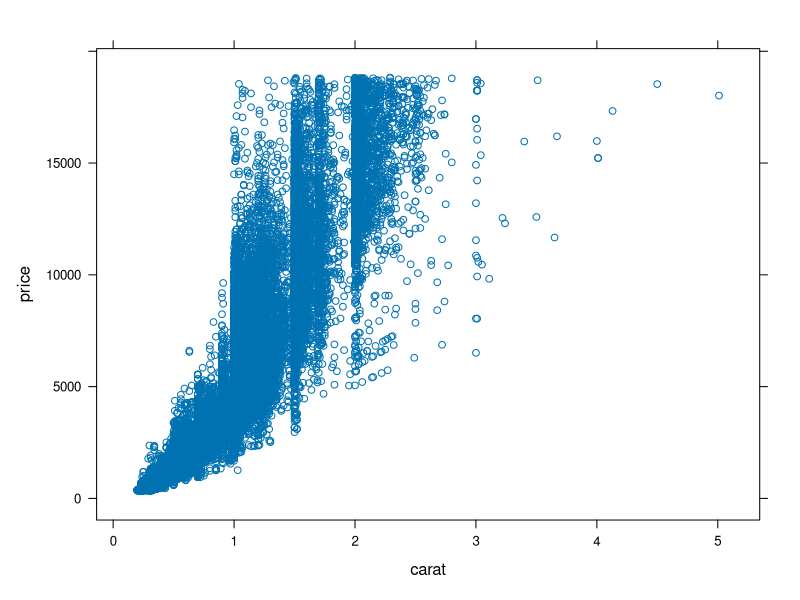
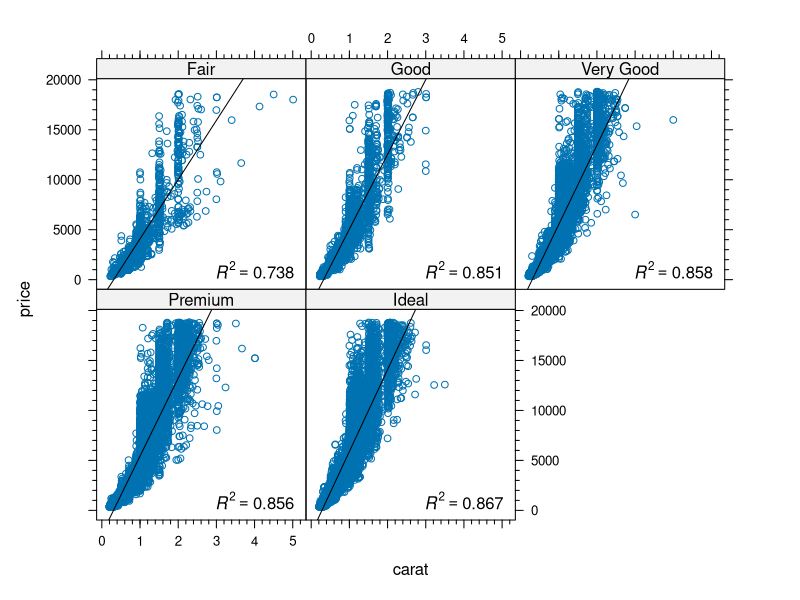
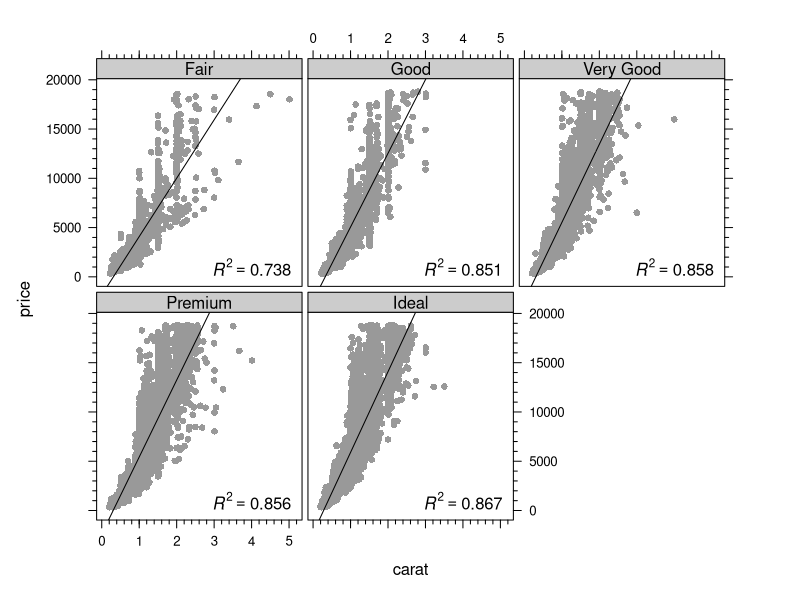
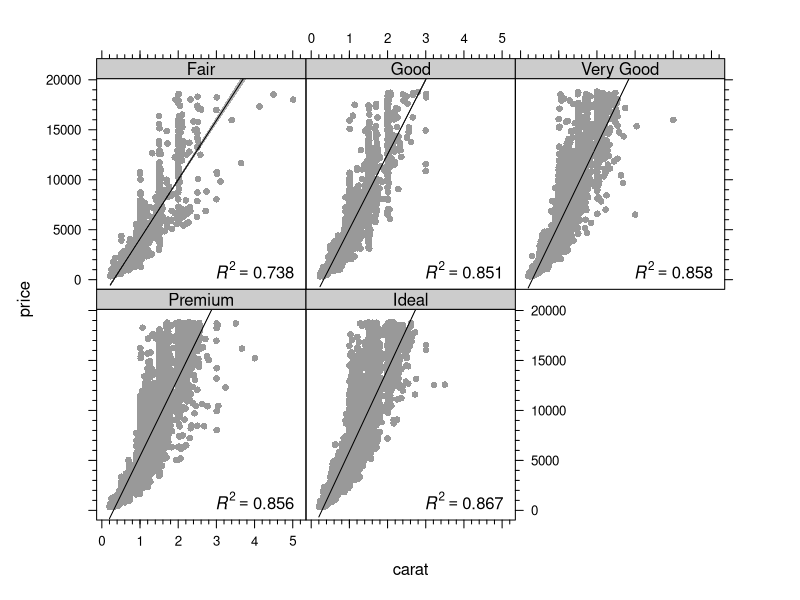

Write the R code that produced these figures, in order. (Note: this script raises an error after producing the figures.)
## ---- chunk 1
library(knitr)
## ---- chunk 2
knit_hooks$set(plot = function(x, options) {
  paste('<figure><img src="',
        opts_knit$get('base.url'), paste(x, collapse = '.'),
        '"><figcaption>', options$fig.cap, '</figcaption></figure>',
        sep = '')
})

fn = local({
  i = 0
  function(x) {
    i <<- i + 1
    paste('Figure ', i, ': ', x, sep = '')
  }
})
## ---- chunk 3
### here's a rather handy way of loading all packages that you need
### for your code to work in one go
libs <- c('ggplot2', 'latticeExtra', 'gridExtra', 'MASS', 
          'colorspace', 'plyr', 'Hmisc', 'scales')
lapply(libs, require, character.only = T)

### load the diamonds data set (comes with ggplot2)
data(diamonds)
## ---- chunk 4
str(diamonds)
## ---- chunk 5
diamonds.cheap <- subset(diamonds, price < 1000)
## ---- chunk 6
str(diamonds.cheap)
## ---- chunk 7
diamonds.premium <- subset(diamonds, cut == "Premium")
str(diamonds.premium)
## ---- chunk 8
diamonds.premium.and.cheap <- subset(diamonds, cut == "Premium" & 
                                   price <= 1000)
## ---- chunk 9
diamonds.premium.or.cheap <- subset(diamonds, cut == "Premium" | 
                                   price <= 1000)
## ---- chunk 10
str(diamonds.premium.and.cheap)
str(diamonds.premium.or.cheap)
## ---- chunk 11
ave.price.cut <- aggregate(diamonds$price, by = list(diamonds$cut), 
                           FUN = mean)
### by = ... needs a list, even if there is only one entry
## ---- chunk 12
ave.price.cut
## ---- chunk 13
ave.n.cut.color <- aggregate(diamonds$price, 
                             by = list(diamonds$cut,
                                       diamonds$color), 
                             FUN = length)
ave.n.cut.color
## ---- chunk 14
names(ave.n.cut.color) <- c("cut", "color", "n")
str(ave.n.cut.color)
## ---- chunk 15
sort(ave.n.cut.color$n)
## ---- chunk 16
ave.n.cut.color <- ave.n.cut.color[order(ave.n.cut.color$cut), ]
ave.n.cut.color
## ---- chunk 17
ave.n.cut.color <- ave.n.cut.color[order(ave.n.cut.color$cut,
                                         ave.n.cut.color$n), ]
ave.n.cut.color
## ---- chunk 18
ave.n.cut.color.price <- merge(ave.n.cut.color, ave.price.cut, 
                               by.x = "cut", by.y = "Group.1")
ave.n.cut.color.price
## ---- chunk 19
names(ave.price.cut) <- c("cut", "price")

set.seed(12)

df3 <- data.frame(cut = ave.price.cut$cut,
                  var1 = rnorm(nrow(ave.price.cut), 10, 2),
                  var2 = rnorm(nrow(ave.price.cut), 100, 20))

ave.n.cut.color.price <- Reduce(function(...) merge(..., all=T), 
                                list(ave.n.cut.color, 
                                     ave.price.cut,
                                     df3))
ave.n.cut.color.price
## ---- chunk 20
scatter.lattice <- xyplot(price ~ carat, data = diamonds)

scatter.lattice
## ---- chunk 21
scatter.lattice <- xyplot(price ~ carat | cut, 
                          data = diamonds, 
                          panel = function(x, y, ...) {
                            panel.xyplot(x, y, ...)
                            lm1 <- lm(y ~ x)
                            lm1sum <- summary(lm1)
                            r2 <- lm1sum$adj.r.squared
                            panel.abline(a = lm1$coefficients[1], 
                                         b = lm1$coefficients[2])
                            panel.text(labels = 
                                         bquote(italic(R)^2 == 
                                                  .(format(r2, 
                                                           digits = 3))),
                                       x = 4, y = 1000)
                            },
                          xscale.components = xscale.components.subticks,
                          yscale.components = yscale.components.subticks,
                          as.table = TRUE)

scatter.lattice
## ---- chunk 22
my.theme <- trellis.par.get()
my.theme$strip.background$col <- "grey80"
my.theme$plot.symbol$pch <- 16
my.theme$plot.symbol$col <- "grey60"
my.theme$plot.polygon$col <- "grey90"

l.sc <- update(scatter.lattice, par.settings = my.theme, 
               layout = c(3, 2),
               between = list(x = 0.3, y = 0.3))

print(l.sc)
## ---- chunk 23
scatter.lattice <- xyplot(price ~ carat | cut, 
                          data = diamonds, 
                          panel = function(x, y, ...) {
                            panel.xyplot(x, y, ...)
                            lm1 <- lm(y ~ x)
                            lm1sum <- summary(lm1)
                            r2 <- lm1sum$adj.r.squared
                            panel.text(labels = 
                                         bquote(italic(R)^2 == 
                                                  .(format(r2, 
                                                           digits = 3))),
                                       x = 4, y = 1000)
                            panel.smoother(x, y, method = "lm", 
                                           col = "black", 
                                           col.se = "black",
                                           alpha.se = 0.3)
                            },
                          xscale.components = xscale.components.subticks,
                          yscale.components = yscale.components.subticks,
                          as.table = TRUE)

l.sc <- update(scatter.lattice, par.settings = my.theme)

print(l.sc)
## ---- chunk 24
clrs.spec <- colorRampPalette(rev(brewer.pal(11, "Spectral")))
clrs.hcl <- function(n) {
  hcl(h = seq(230, 0, length.out = n), 
      c = 60, l = seq(10, 90, length.out = n), 
      fixup = TRUE)
  }

### function to plot a colour palette
pal <- function(col, border = "transparent", ...)
{
 n <- length(col)
 plot(0, 0, type="n", xlim = c(0, 1), ylim = c(0, 1),
      axes = FALSE, xlab = "", ylab = "", ...)
 rect(0:(n-1)/n, 0, 1:n/n, 1, col = col, border = border)
}
## ---- chunk 25
pal(clrs.spec(100))
## ---- chunk 26
pal(desaturate(clrs.spec(100)))
## ---- chunk 27
pal(rainbow(100))
## ---- chunk 28
pal(desaturate(rainbow(100)))
## ---- chunk 29
pal(clrs.hcl(100))
## ---- chunk 30
pal(desaturate(clrs.hcl(100)))
## ---- chunk 31
xy <- kde2d(x = diamonds$carat, y = diamonds$price, n = 100) 
xy.tr <- con2tr(xy)
offset <- max(xy.tr$z) * 0.2
z.range <- seq(min(xy.tr$z), max(xy.tr$z) + offset, offset * 0.01)

l.sc <- update(scatter.lattice, aspect = 1, par.settings = my.theme, 
               between = list(x = 0.3, y = 0.3),
               panel=function(x,y) {
                 xy <- kde2d(x,y, n = 100) 
                 xy.tr <- con2tr(xy)                 
                 panel.levelplot(xy.tr$x, xy.tr$y, xy.tr$z, asp = 1,
                                 subscripts = seq(nrow(xy.tr)), 
                                 contour = FALSE, region = TRUE, 
                                 col.regions = c("white", 
                                                 rev(clrs.hcl(10000))),
                                 at = z.range)
                 lm1 <- lm(y ~ x)
                 lm1sum <- summary(lm1)
                 r2 <- lm1sum$adj.r.squared
                 panel.abline(a = lm1$coefficients[1], 
                              b = lm1$coefficients[2])
                 panel.text(labels = 
                              bquote(italic(R)^2 == 
                                       .(format(r2, digits = 3))),
                            x = 4, y = 1000)
                 #panel.xyplot(x,y) 
                 } 
               ) 

print(l.sc)
## ---- chunk 32
l.sc.smooth <- update(scatter.lattice, aspect = 1, 
                      par.settings = my.theme, 
                      between = list(x = 0.3, y = 0.3),
                      panel = panel.smoothScatter)

print(l.sc.smooth)
## ---- chunk 33
scatter.ggplot <- ggplot(aes(x = carat, y = price), data = diamonds)

g.sc <- scatter.ggplot + geom_point()

print(g.sc)
## ---- chunk 34
g.sc <- scatter.ggplot + 
  geom_point() +
  facet_wrap(~ cut)

print(g.sc)
## ---- chunk 35
g.sc <- scatter.ggplot + 
  #geom_tile() +
  geom_point(colour = "grey60") +
  facet_wrap(~ cut, nrow = 2, ncol = 3) +
  theme_bw() +
  stat_smooth(method = "lm", se = TRUE, 
              fill = "black", colour = "black")

print(g.sc)
## ---- chunk 36
g.sc <- scatter.ggplot + 
  geom_tile() +
  #geom_point(colour = "grey60") +
  facet_wrap(~ cut, nrow = 3, ncol = 2) +
  theme_bw() +
  stat_density2d(aes(fill = ..density..), n = 100,
                 geom = "tile", contour = FALSE) +
  scale_fill_gradientn(colours = c("white",
                                   rev(clrs.hcl(100)))) +
  stat_smooth(method = "lm", se = FALSE, colour = "black") +
  coord_fixed(ratio = 5/30000)

print(g.sc)
## ---- chunk 37
bw.lattice <- bwplot(price ~ color, data = diamonds)

bw.lattice
## ---- chunk 38
bw.theme <- trellis.par.get()
bw.theme$box.dot$pch <- "|"
bw.theme$box.rectangle$col <- "black"
bw.theme$box.rectangle$lwd <- 2
bw.theme$box.rectangle$fill <- "grey90"
bw.theme$box.umbrella$lty <- 1
bw.theme$box.umbrella$col <- "black"
bw.theme$plot.symbol$col <- "grey40"
bw.theme$plot.symbol$pch <- "*"
bw.theme$plot.symbol$cex <- 2
bw.theme$strip.background$col <- "grey80"

l.bw <- update(bw.lattice, par.settings = bw.theme)

print(l.bw)
## ---- chunk 39
bw.lattice <- bwplot(price ~ color | cut, data = diamonds,
                     asp = 1, as.table = TRUE, varwidth = TRUE)
l.bw <- update(bw.lattice, par.settings = bw.theme, xlab = "color", 
               fill = clrs.hcl(7),
               xscale.components = xscale.components.subticks,
               yscale.components = yscale.components.subticks)

print(l.bw)
## ---- chunk 40
bw.ggplot <- ggplot(diamonds, aes(x = color, y = price))

g.bw <- bw.ggplot + geom_boxplot()

print(g.bw)
## ---- chunk 41
bw.ggplot <- ggplot(diamonds, aes(x = color, y = price))

g.bw <- bw.ggplot + 
  geom_boxplot(fill = "grey90") +
  theme_bw() +
  facet_wrap(~ cut)

print(g.bw)
## ---- chunk 42
w <- sqrt(table(diamonds$color)/nrow(diamonds))
### standardise w to maximum value
w <- w / max(w)

g.bw <- bw.ggplot + 
  facet_wrap(~ cut) +
  llply(unique(diamonds$color), 
        function(i) geom_boxplot(fill = clrs.hcl(7)[i],
                                 width = w[i], outlier.shape = "*",
                                 outlier.size = 3,
                                 data = subset(diamonds, color == i))) +
  theme_bw()

print(g.bw)
## ---- chunk 43
hist.lattice <- histogram(~ price, data = diamonds)
hist.lattice
## ---- chunk 44
dens.lattice <- densityplot(~ price, data = diamonds)
dens.lattice
## ---- chunk 45
hist.lattice <- histogram(~ price | color, 
                          data = diamonds,
                          as.table = TRUE,
                          par.settings = my.theme)

l.his <- hist.lattice

print(l.his)
## ---- chunk 46
dens.lattice <- densityplot(~ price | cut + color, 
                            data = diamonds,
                            as.table = TRUE,
                            par.settings = my.theme,
                            plot.points = FALSE,
                            between = list(x = 0.2, y = 0.2),
                            scales = list(x = list(rot = 45)))

l.den <- useOuterStrips(dens.lattice)

print(l.den)
## ---- chunk 47
hist.ggplot <- ggplot(diamonds, aes(x = price))

g.his <- hist.ggplot +
  geom_histogram()

print(g.his)
## ---- chunk 48
dens.ggplot <- ggplot(diamonds, aes(x = price))

g.den <- dens.ggplot +
  geom_density(fill = "black", alpha = 0.5)

print(g.den)
## ---- chunk 49
g.his <- hist.ggplot +
  geom_histogram(aes(y = ..ncount..)) +
  scale_y_continuous(labels = percent_format()) +
  facet_grid(color ~ cut) + 
  ylab("Percent")

print(g.his)
## ---- chunk 50
dens.ggplot <- ggplot(diamonds, aes(x = price))

g.den <- dens.ggplot +
  geom_density(fill = "black", alpha = 0.5) +
  facet_grid(color ~ cut) +
  theme_bw() +
  theme(axis.text.x = element_text(angle = 45, hjust = 1))

print(g.den)
## ---- chunk 51
my.theme$dot.symbol$col <- "black"
my.theme$dot.symbol$cex <- 1.5
my.theme$plot.line$col <- "black"
my.theme$plot.line$lwd <- 1.5

dmod <- lm(price ~ cut, data = diamonds)
cuts <- data.frame(cut = unique(diamonds$cut), 
                   predict(dmod, data.frame(cut = unique(diamonds$cut)), 
                           se = TRUE)[c("fit", "se.fit")])

errbar.lattice <- Hmisc::Dotplot(cut ~ Cbind(fit, 
                                             fit + se.fit, 
                                             fit - se.fit),
                                 data = cuts, 
                                 par.settings = my.theme)

l.err <- errbar.lattice

print(l.err)
## ---- chunk 52
errbar.ggplot <- ggplot(cuts, aes(cut, fit, ymin = fit - se.fit, 
                                  ymax=fit + se.fit))
g.err <- errbar.ggplot + 
  geom_pointrange() +
  coord_flip() +
  theme_classic()

print(g.err)
## ---- chunk 53
g.err <- errbar.ggplot + 
  geom_bar(fill = "grey80") +
  geom_errorbar(width = 0.2) +
  coord_flip() +
  theme_classic()

print(g.err)
## ---- chunk 54
errbar.ggplot.facets <- ggplot(diamonds, aes(x = color, y = price))

### function to calculate the standard error of the mean
se <- function(x) sd(x)/sqrt(length(x))

### function to be applied to each panel/facet
my.fun <- function(x) {
  data.frame(ymin = mean(x) - se(x), 
             ymax = mean(x) + se(x), 
             y = mean(x))
  }

g.err.f <- errbar.ggplot.facets + 
  stat_summary(fun.y = mean, geom = "bar", 
               fill = clrs.hcl(7)) + 
  stat_summary(fun.data = my.fun, geom = "linerange") + 
  facet_wrap(~ cut) +
  theme_bw()

print(g.err.f)

## ---- chunk 55
## this is needed to keep the graphical device open so that we can build 
## our layered grid figure
opts_knit$set(global.device = TRUE)
## ---- chunk 56
grid.newpage()
## ---- chunk 57
grid.rect()
grid.text("this is the root vp", x = 0.5, y = 1, 
          just = c("centre", "top"))

our.first.vp <- viewport(x = 0.5, y = 0.5, 
                         height = 0.5, width = 0.5,
                         just = c("centre", "centre"))

pushViewport(our.first.vp)

grid.rect(gp = gpar(fill = "pink"))
grid.text("this is our first vp", x = 0.5, y = 1, 
          just = c("centre", "top"))
## ---- chunk 58
our.first.vp <- viewport(x = 0.5, y = 0.5, 
                         height = 0.5, width = 0.5,
                         just = c("centre", "centre"))

pushViewport(our.first.vp)

grid.rect(gp = gpar(fill = "cornflowerblue"))
## ---- chunk 59
for (i in 1:10) {
  our.first.vp <- viewport(x = 0.5, y = 0.5, 
                           height = 0.5, width = 0.5,
                           just = c("centre", "centre"))
  
  pushViewport(our.first.vp)
  
  grid.circle(gp = gpar(fill = "cornflowerblue"))
  }
## ---- chunk 60
upViewport(12)

current.viewport()
## ---- chunk 61
top.left.vp <- viewport(x = 0.25, y = 0.75, 
                        height = 0.25, width = 0.25,
                        just = c("right", "bottom"))

pushViewport(top.left.vp)

grid.rect(gp = gpar(fill = "grey", alpha = 0.5))
## ---- chunk 62
## close the graphical device again
opts_knit$set(global.device = FALSE)
## ---- chunk 63
### clear plot area
grid.newpage()

### define first plotting region (viewport)
vp1 <- viewport(x = 0, y = 0, 
                height = 0.5, width = 0.5,
                just = c("left", "bottom"),
                name = "lower left")

### enter vp1 
pushViewport(vp1)

### show the plotting region (viewport extent)
grid.rect(gp = gpar(fill = "red", alpha = 0.2))

### plot a plot - needs to be printed (and newpage set to FALSE)!!!
print(l.bw, newpage = FALSE)

### leave vp1 - up one level (into root vieport)
upViewport(1)

### define second plot area
vp2 <- viewport(x = 1, y = 0, 
                height = 0.5, width = 0.5,
                just = c("right", "bottom"),
                name = "lower right")

### enter vp2
pushViewport(vp2)

### show the plotting region (viewport extent)
grid.rect(gp = gpar(fill =  "white", alpha = 0.2))

### plot another plot
print(g.bw, newpage = FALSE)

### leave vp2
upViewport(1)


vp3 <- viewport(x = 0, y = 1, 
                height = 0.5, width = 0.5,
                just = c("left", "top"),
                name = "upper left")

pushViewport(vp3)

### show the plotting region (viewport extent)
grid.rect(gp = gpar(fill =  "green", alpha = 0.2))

print(l.sc, newpage = FALSE)

upViewport(1)


vp4 <- viewport(x = 1, y = 1, 
                height = 0.5, width = 0.5,
                just = c("right", "top"),
                name = "upper right")

pushViewport(vp4)

### show the plotting region (viewport extent)
grid.rect(gp = gpar(fill =  "black", alpha = 0.2))

print(g.sc, newpage = FALSE)

upViewport(1)
## ---- chunk 64
grid.newpage()
#grid.rect()
print(l.sc, newpage = FALSE)
#grid.rect()
downViewport(trellis.vpname(name = "figure"))
#grid.rect()
vp1 <- viewport(x = 1, y = 0, 
                height = 0.5, width = 0.3,
                just = c("right", "bottom"),
                name = "legend.vp")

pushViewport(vp1)
#grid.rect()

vp1.1 <- viewport(x = 0.2, y = 0.5, 
                  height = 0.7, width = 0.5,
                  just = c("left", "centre"),
                  name = "legend.key")

pushViewport(vp1.1)
#grid.rect()

xy <- kde2d(x = diamonds$carat, y = diamonds$price, n = 100) 
xy.tr <- con2tr(xy)
offset <- max(xy.tr$z) * 0.01
z.range <- seq(min(xy.tr$z), max(xy.tr$z) + 50 * offset, offset)

key <- draw.colorkey(key = list(col = c("white", rev(clrs.hcl(10000))),
                                at = z.range), draw = TRUE)

seekViewport("legend.vp")
#grid.rect()
vp1.2 <- viewport(x = 1, y = 0.5, 
                  height = 1, width = 0.3,
                  just = c("right", "centre"),
                  name = "legend.text", angle = 0)

pushViewport(vp1.2)
#grid.rect()

grid.text("estimated point density", 
          x = 0, y = 0.5, rot = 270, 
          just = c("centre", "bottom"))

upViewport(3)
